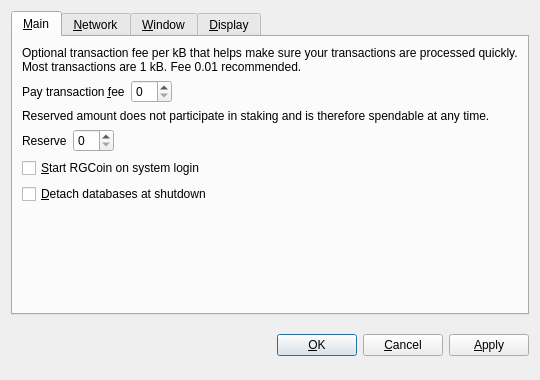
<?xml version="1.0" encoding="UTF-8"?>
<ui version="4.0">
 <class>OptionsDialog</class>
 <widget class="QDialog" name="OptionsDialog">
  <property name="geometry">
   <rect>
    <x>0</x>
    <y>0</y>
    <width>540</width>
    <height>380</height>
   </rect>
  </property>
  <property name="windowTitle">
   <string>Options</string>
  </property>
  <property name="modal">
   <bool>true</bool>
  </property>
  <layout class="QVBoxLayout" name="verticalLayout">
   <item>
    <widget class="QTabWidget" name="tabWidget">
     <property name="tabPosition">
      <enum>QTabWidget::North</enum>
     </property>
     <property name="currentIndex">
      <number>0</number>
     </property>
     <widget class="QWidget" name="tabMain">
      <attribute name="title">
       <string>&amp;Main</string>
      </attribute>
      <layout class="QVBoxLayout" name="verticalLayout_Main">
       <item>
        <widget class="QLabel" name="transactionFeeInfoLabel">
         <property name="text">
          <string>Optional transaction fee per kB that helps make sure your transactions are processed quickly. Most transactions are 1 kB. Fee 0.01 recommended.</string>
         </property>
         <property name="textFormat">
          <enum>Qt::PlainText</enum>
         </property>
         <property name="wordWrap">
          <bool>true</bool>
         </property>
        </widget>
       </item>
       <item>
        <layout class="QHBoxLayout" name="horizontalLayoutFee">
         <item>
          <widget class="QLabel" name="transactionFeeLabel">
           <property name="text">
            <string>Pay transaction &amp;fee</string>
           </property>
           <property name="textFormat">
            <enum>Qt::PlainText</enum>
           </property>
           <property name="buddy">
            <cstring>transactionFee</cstring>
           </property>
          </widget>
         </item>
         <item>
          <widget class="namocoinAmountField" name="transactionFee"/>
         </item>
         <item>
          <spacer name="horizontalSpacerFee">
           <property name="orientation">
            <enum>Qt::Horizontal</enum>
           </property>
           <property name="sizeHint" stdset="0">
            <size>
             <width>40</width>
             <height>20</height>
            </size>
           </property>
          </spacer>
         </item>
        </layout>
       </item>
       <item>
        <widget class="QLabel" name="reserveBalanceInfoLabel">
         <property name="text">
          <string>Reserved amount does not participate in staking and is therefore spendable at any time.</string>
         </property>
         <property name="textFormat">
          <enum>Qt::PlainText</enum>
         </property>
         <property name="wordWrap">
          <bool>true</bool>
         </property>
        </widget>
       </item>
       <item>
        <layout class="QHBoxLayout" name="horizontalLayoutReserveBalance">
         <item>
          <widget class="QLabel" name="reserveBalanceLabel">
           <property name="text">
            <string>Reserve</string>
           </property>
           <property name="textFormat">
            <enum>Qt::PlainText</enum>
           </property>
           <property name="buddy">
            <cstring>reserveBalance</cstring>
           </property>
          </widget>
         </item>
         <item>
          <widget class="namocoinAmountField" name="reserveBalance"/>
         </item>
         <item>
          <spacer name="horizontalSpacerReserveBalance">
           <property name="orientation">
            <enum>Qt::Horizontal</enum>
           </property>
           <property name="sizeHint" stdset="0">
            <size>
             <width>40</width>
             <height>20</height>
            </size>
           </property>
          </spacer>
         </item>
        </layout>
       </item>
       <item>
        <widget class="QCheckBox" name="namocoinAtStartup">
         <property name="toolTip">
          <string>Automatically start RGCoin after logging in to the system.</string>
         </property>
         <property name="text">
          <string>&amp;Start RGCoin on system login</string>
         </property>
        </widget>
       </item>
       <item>
        <widget class="QCheckBox" name="detachDatabases">
         <property name="toolTip">
          <string>Detach block and address databases at shutdown. This means they can be moved to another data directory, but it slows down shutdown. The wallet is always detached.</string>
         </property>
         <property name="text">
          <string>&amp;Detach databases at shutdown</string>
         </property>
        </widget>
       </item>
       <item>
        <spacer name="verticalSpacer_Main">
         <property name="orientation">
          <enum>Qt::Vertical</enum>
         </property>
         <property name="sizeHint" stdset="0">
          <size>
           <width>20</width>
           <height>40</height>
          </size>
         </property>
        </spacer>
       </item>
      </layout>
     </widget>
     <widget class="QWidget" name="tabNetwork">
      <attribute name="title">
       <string>&amp;Network</string>
      </attribute>
      <layout class="QVBoxLayout" name="verticalLayout_Network">
       <item>
        <widget class="QCheckBox" name="mapPortUpnp">
         <property name="toolTip">
          <string>Automatically open the RGCoin client port on the router. This only works when your router supports UPnP and it is enabled.</string>
         </property>
         <property name="text">
          <string>Map port using &amp;UPnP</string>
         </property>
        </widget>
       </item>
       <item>
        <widget class="QCheckBox" name="connectSocks">
         <property name="toolTip">
          <string>Connect to the RGCoin network through a SOCKS proxy (e.g. when connecting through Tor).</string>
         </property>
         <property name="text">
          <string>&amp;Connect through SOCKS proxy:</string>
         </property>
        </widget>
       </item>
       <item>
        <layout class="QHBoxLayout" name="horizontalLayout_Network">
         <item>
          <widget class="QLabel" name="proxyIpLabel">
           <property name="text">
            <string>Proxy &amp;IP:</string>
           </property>
           <property name="textFormat">
            <enum>Qt::PlainText</enum>
           </property>
           <property name="buddy">
            <cstring>proxyIp</cstring>
           </property>
          </widget>
         </item>
         <item>
          <widget class="QValidatedLineEdit" name="proxyIp">
           <property name="maximumSize">
            <size>
             <width>140</width>
             <height>16777215</height>
            </size>
           </property>
           <property name="toolTip">
            <string>IP address of the proxy (e.g. 127.0.0.1)</string>
           </property>
          </widget>
         </item>
         <item>
          <widget class="QLabel" name="proxyPortLabel">
           <property name="text">
            <string>&amp;Port:</string>
           </property>
           <property name="textFormat">
            <enum>Qt::PlainText</enum>
           </property>
           <property name="buddy">
            <cstring>proxyPort</cstring>
           </property>
          </widget>
         </item>
         <item>
          <widget class="QLineEdit" name="proxyPort">
           <property name="maximumSize">
            <size>
             <width>55</width>
             <height>16777215</height>
            </size>
           </property>
           <property name="toolTip">
            <string>Port of the proxy (e.g. 9050)</string>
           </property>
          </widget>
         </item>
         <item>
          <widget class="QLabel" name="socksVersionLabel">
           <property name="text">
            <string>SOCKS &amp;Version:</string>
           </property>
           <property name="textFormat">
            <enum>Qt::PlainText</enum>
           </property>
           <property name="buddy">
            <cstring>socksVersion</cstring>
           </property>
          </widget>
         </item>
         <item>
          <widget class="QValueComboBox" name="socksVersion">
           <property name="toolTip">
            <string>SOCKS version of the proxy (e.g. 5)</string>
           </property>
          </widget>
         </item>
         <item>
          <spacer name="horizontalSpacer_Network">
           <property name="orientation">
            <enum>Qt::Horizontal</enum>
           </property>
           <property name="sizeHint" stdset="0">
            <size>
             <width>40</width>
             <height>20</height>
            </size>
           </property>
          </spacer>
         </item>
        </layout>
       </item>
       <item>
        <spacer name="verticalSpacer_Network">
         <property name="orientation">
          <enum>Qt::Vertical</enum>
         </property>
         <property name="sizeHint" stdset="0">
          <size>
           <width>20</width>
           <height>40</height>
          </size>
         </property>
        </spacer>
       </item>
      </layout>
     </widget>
     <widget class="QWidget" name="tabWindow">
      <attribute name="title">
       <string>&amp;Window</string>
      </attribute>
      <layout class="QVBoxLayout" name="verticalLayout_Window">
       <item>
        <widget class="QCheckBox" name="minimizeToTray">
         <property name="toolTip">
          <string>Show only a tray icon after minimizing the window.</string>
         </property>
         <property name="text">
          <string>&amp;Minimize to the tray instead of the taskbar</string>
         </property>
        </widget>
       </item>
       <item>
        <widget class="QCheckBox" name="minimizeOnClose">
         <property name="toolTip">
          <string>Minimize instead of exit the application when the window is closed. When this option is enabled, the application will be closed only after selecting Quit in the menu.</string>
         </property>
         <property name="text">
          <string>M&amp;inimize on close</string>
         </property>
        </widget>
       </item>
       <item>
        <spacer name="verticalSpacer_Window">
         <property name="orientation">
          <enum>Qt::Vertical</enum>
         </property>
         <property name="sizeHint" stdset="0">
          <size>
           <width>20</width>
           <height>40</height>
          </size>
         </property>
        </spacer>
       </item>
      </layout>
     </widget>
     <widget class="QWidget" name="tabDisplay">
      <attribute name="title">
       <string>&amp;Display</string>
      </attribute>
      <layout class="QVBoxLayout" name="verticalLayout_Display">
       <item>
        <layout class="QHBoxLayout" name="horizontalLayout_1_Display">
         <item>
          <widget class="QLabel" name="langLabel">
           <property name="text">
            <string>User Interface &amp;language:</string>
           </property>
           <property name="textFormat">
            <enum>Qt::PlainText</enum>
           </property>
           <property name="buddy">
            <cstring>lang</cstring>
           </property>
          </widget>
         </item>
         <item>
          <widget class="QValueComboBox" name="lang">
           <property name="toolTip">
            <string>The user interface language can be set here. This setting will take effect after restarting RGCoin.</string>
           </property>
          </widget>
         </item>
        </layout>
       </item>
       <item>
        <layout class="QHBoxLayout" name="horizontalLayout_2_Display">
         <item>
          <widget class="QLabel" name="unitLabel">
           <property name="text">
            <string>&amp;Unit to show amounts in:</string>
           </property>
           <property name="textFormat">
            <enum>Qt::PlainText</enum>
           </property>
           <property name="buddy">
            <cstring>unit</cstring>
           </property>
          </widget>
         </item>
         <item>
          <widget class="QValueComboBox" name="unit">
           <property name="toolTip">
            <string>Choose the default subdivision unit to show in the interface and when sending coins.</string>
           </property>
          </widget>
         </item>
        </layout>
       </item>
       <item>
        <widget class="QCheckBox" name="displayAddresses">
         <property name="toolTip">
          <string>Whether to show RGCoin addresses in the transaction list or not.</string>
         </property>
         <property name="text">
          <string>&amp;Display addresses in transaction list</string>
         </property>
        </widget>
       </item>
       <item>
        <widget class="QCheckBox" name="coinControlFeatures">
         <property name="toolTip">
          <string>Whether to show coin control features or not.</string>
         </property>
         <property name="text">
          <string>Display coin &amp;control features (experts only!)</string>
         </property>
        </widget>
       </item>
       <item>
        <spacer name="verticalSpacer_Display">
         <property name="orientation">
          <enum>Qt::Vertical</enum>
         </property>
         <property name="sizeHint" stdset="0">
          <size>
           <width>20</width>
           <height>40</height>
          </size>
         </property>
        </spacer>
       </item>
      </layout>
     </widget>
    </widget>
   </item>
   <item>
    <layout class="QHBoxLayout" name="horizontalLayout_Buttons">
     <item>
      <spacer name="horizontalSpacer_1">
       <property name="orientation">
        <enum>Qt::Horizontal</enum>
       </property>
       <property name="sizeHint" stdset="0">
        <size>
         <width>40</width>
         <height>48</height>
        </size>
       </property>
      </spacer>
     </item>
     <item>
      <widget class="QLabel" name="statusLabel">
       <property name="font">
        <font>
         <weight>75</weight>
         <bold>true</bold>
        </font>
       </property>
       <property name="text">
        <string/>
       </property>
       <property name="textFormat">
        <enum>Qt::PlainText</enum>
       </property>
       <property name="wordWrap">
        <bool>true</bool>
       </property>
      </widget>
     </item>
     <item>
      <spacer name="horizontalSpacer_2">
       <property name="orientation">
        <enum>Qt::Horizontal</enum>
       </property>
       <property name="sizeHint" stdset="0">
        <size>
         <width>40</width>
         <height>48</height>
        </size>
       </property>
      </spacer>
     </item>
     <item>
      <widget class="QPushButton" name="okButton">
       <property name="text">
        <string>&amp;OK</string>
       </property>
      </widget>
     </item>
     <item>
      <widget class="QPushButton" name="cancelButton">
       <property name="text">
        <string>&amp;Cancel</string>
       </property>
       <property name="autoDefault">
        <bool>false</bool>
       </property>
      </widget>
     </item>
     <item>
      <widget class="QPushButton" name="applyButton">
       <property name="text">
        <string>&amp;Apply</string>
       </property>
       <property name="autoDefault">
        <bool>false</bool>
       </property>
      </widget>
     </item>
    </layout>
   </item>
  </layout>
 </widget>
 <customwidgets>
  <customwidget>
   <class>namocoinAmountField</class>
   <extends>QSpinBox</extends>
   <header>namocoinamountfield.h</header>
  </customwidget>
  <customwidget>
   <class>QValueComboBox</class>
   <extends>QComboBox</extends>
   <header>qvaluecombobox.h</header>
  </customwidget>
  <customwidget>
   <class>QValidatedLineEdit</class>
   <extends>QLineEdit</extends>
   <header>qvalidatedlineedit.h</header>
  </customwidget>
 </customwidgets>
 <resources/>
 <connections/>
</ui>
